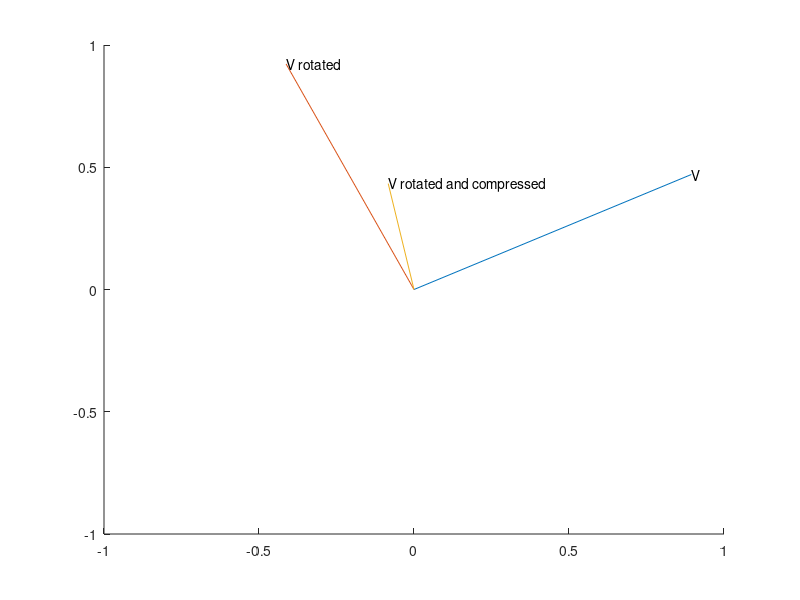

Recreate this plot in MATLAB.
A  =-0.5 + rand(2,2)
if det(A) ~=0
    [U,S,V] = svd(A);
    ORTOG = U* V';
    POSITIV = V*S*V';
    Vector = rand(2,1);

    x1 = [0, Vector(1,1)];
    y1= [0,Vector(2,1)];
    
    rotate_vec = ORTOG*Vector;
    
    x2 = [0, rotate_vec(1,1)];
    y2= [0,rotate_vec(2,1)];
    
    rotated_and_compressed_vector  = POSITIV * rotate_vec;
    
    x3 = [0, rotated_and_compressed_vector(1,1)];
    y3= [0,rotated_and_compressed_vector(2,1)];
    hF=figure('NumberTitle','off','Name',...
    'SVD Theorem Visualisation');
    hA=axes('Parent',hF,'Units','pixels');
    xlim([-1 1])
    ylim([-1 1])
    hold on
    p1= plot(hA,x1,y1);
    text(hA,x1(2),y1(2),'V')
    p2 = plot(hA,x2,y2);
    text(hA,x2(2),y2(2),'V rotated')
    p3 =plot(hA,x3,y3);
    text(hA,x3(2),y3(2),'V rotated and compressed')
    hold off
end